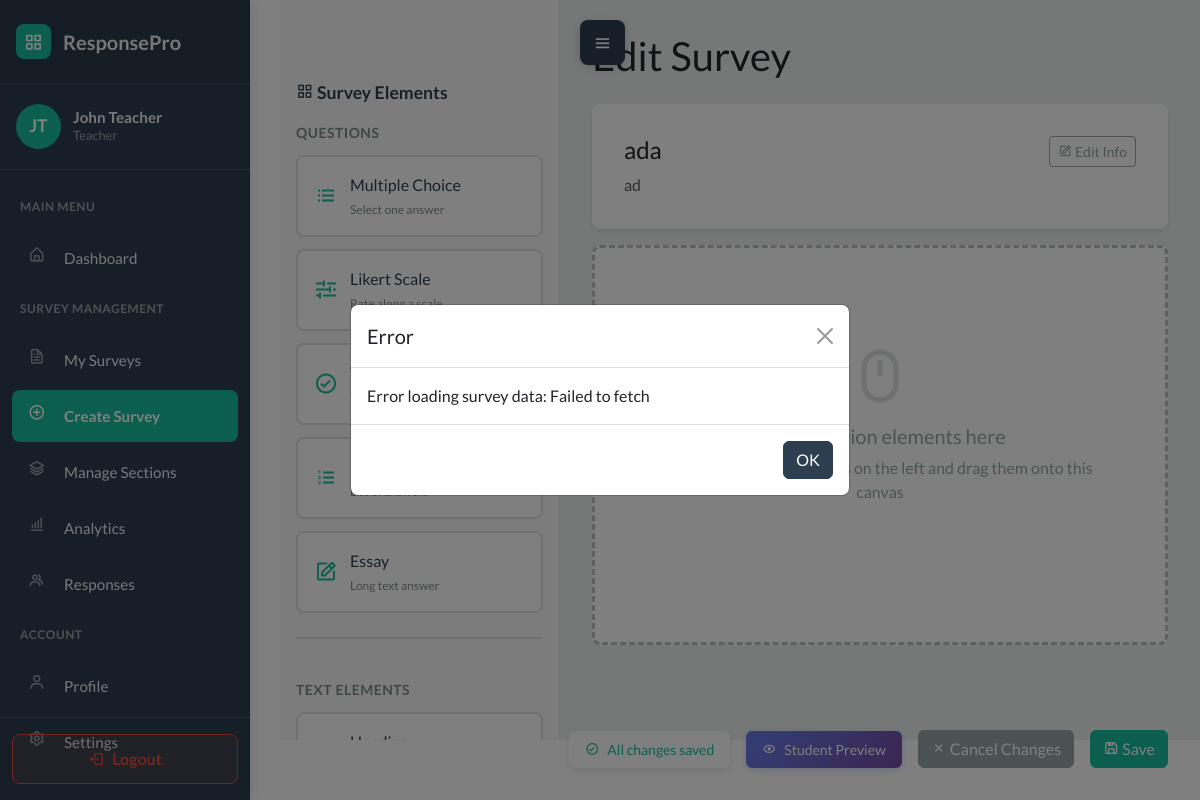
Screenshot of /surveys/11/edit/ (signed in) with the database file from the repository.
### WebSurvey/models.py (models this page shows, shortened)
class User(AbstractUser):
    ROLE_CHOICES = [
        ('student', 'Student'),
        ('teacher', 'Teacher'),
    ]
    role = models.CharField('role', max_length=20, choices=ROLE_CHOICES, default='student')
    section = models.ForeignKey(Section, null=True, blank=True, on_delete=models.SET_NULL, related_name='students')

class Survey(models.Model):
    STATUS_CHOICES = [
        ('draft', 'Draft'),
        ('published', 'Published'),
        ('closed', 'Closed'),
    ]
    title = models.CharField(max_length=255)
    description = models.TextField(blank=True)
    teacher = models.ForeignKey(User, on_delete=models.CASCADE, related_name='surveys')
    sections = models.ManyToManyField(Section, blank=True, related_name='surveys')
    status = models.CharField(max_length=20, choices=STATUS_CHOICES, default='draft')
    total_points = models.IntegerField(default=0)
    time_limit = models.IntegerField(null=True, blank=True, help_text="Time limit in minutes")
    due_date = models.DateTimeField(null=True, blank=True)
    created_at = models.DateTimeField(auto_now_add=True)
    updated_at = models.DateTimeField(auto_now=True)
    class Meta:
        ordering = ['-created_at']

### WebSurvey/views.py (the view)
# urls.py: path('surveys/<int:survey_id>/edit/', views.survey_builder, name='survey_edit'),
@login_required
def survey_builder(request, survey_id=None):
    if request.user.role != 'teacher':
        messages.error(request, 'Only teachers can access this page.')
        return redirect('dashboard')
    auto_close_due_surveys()
    survey = None
    if survey_id:
        survey = get_object_or_404(Survey, id=survey_id, teacher=request.user)
    sections = Section.objects.filter(teacher=request.user)
    context = {
        'survey': survey,
        'sections': sections,
        'user': request.user
    }
    return render(request, 'survey_builder.html', context)

### WebSurvey/services.py (called while the page is built)
def auto_close_due_surveys():
    now = timezone.now()
    overdue_ids = []
    for survey in Survey.objects.filter(status='published', due_date__isnull=False):
        due = survey.due_date
        if due is None:
            continue
        if timezone.is_naive(due):
            due = timezone.make_aware(due, timezone.get_current_timezone())
        if due <= now:
            overdue_ids.append(survey.id)
    if overdue_ids:
        Survey.objects.filter(id__in=overdue_ids).update(status='closed')
    return now

### WebSurvey/templates/survey_builder.html (shortened to what this page needs)
<!DOCTYPE html>
{% load static %}
<html data-bs-theme="light" lang="en">
<head>
    <link rel="stylesheet" href="https://cdn.jsdelivr.net/npm/bootswatch@5.3.6/dist/flatly/bootstrap.min.css">
    <link rel="stylesheet" href="https://cdn.jsdelivr.net/npm/boxicons@latest/css/boxicons.min.css">
    <link rel="stylesheet" href="https://cdnjs.cloudflare.com/ajax/libs/font-awesome/4.7.0/css/font-awesome.min.css">
    <link rel="stylesheet" href="{% static 'css/dashboard-sidebar.css' %}">
    <link rel="stylesheet" href="{% static 'css/bss-overrides.css' %}">
</head>
<body>
    <button class="sidebar-toggle shifted" id="sidebarToggle">
        <i class="bx bx-menu"></i>
    </button>
    <aside class="dashboard-sidebar" id="sidebar">
        <div class="sidebar-header">
            <a href="{% url 'dashboard' %}" class="sidebar-brand">
                <div class="brand-icon">
                    <i class="bx bx-grid-alt" style="color: white;"></i>
                </div>
                <span>ResponsePro</span>
            </a>
        </div>
        <div class="sidebar-user">
            <div class="user-avatar">
                {{ user.first_name.0|upper }}{{ user.last_name.0|upper }}
            </div>
            <div class="user-info">
                <h6>{{ user.first_name }} {{ user.last_name }}</h6>
                <p>{{ user.get_role_display }}</p>
            </div>
        </div>
        <nav class="sidebar-nav">
            <div class="nav-section-title">Main Menu</div>
            <div class="sidebar-nav-item">
                <a href="{% url 'dashboard' %}" class="sidebar-nav-link">
                    <i class="bx bx-home-alt"></i>
                    <span>Dashboard</span>
                </a>
            </div>
            <div class="nav-section-title">Survey Management</div>
            <div class="sidebar-nav-item">
                <a href="{% url 'survey_list' %}" class="sidebar-nav-link">
                    <i class="bx bx-file"></i>
                    <span>My Surveys</span>
                </a>
            </div>
            <div class="sidebar-nav-item">
                <a href="{% url 'survey_create' %}" class="sidebar-nav-link active">
                    <i class="bx bx-plus-circle"></i>
                    <span>Create Survey</span>
                </a>
            </div>
            <div class="sidebar-nav-item">
                <a href="{% url 'section_list' %}" class="sidebar-nav-link">
                    <i class="bx bx-layer"></i>
                    <span>Manage Sections</span>
                </a>
            </div>
            <div class="sidebar-nav-item">
                <a href="{% url 'overall_analytics' %}" class="sidebar-nav-link">
                    <i class="bx bx-bar-chart-alt"></i>
                    <span>Analytics</span>
                </a>
            </div>
            <div class="sidebar-nav-item">
                <a href="{% url 'response_management' %}" class="sidebar-nav-link">
                    <i class="bx bx-group"></i>
                    <span>Responses</span>
                </a>
            </div>
            <div class="nav-section-title">Account</div>
            <div class="sidebar-nav-item">
                <a href="#" class="sidebar-nav-link">
                    <i class="bx bx-user"></i>
                    <span>Profile</span>
                </a>
            </div>
            <div class="sidebar-nav-item">
                <a href="#" class="sidebar-nav-link">
                    <i class="bx bx-cog"></i>
                    <span>Settings</span>
                </a>
            </div>
        </nav>
        <div class="sidebar-logout">
            <a href="{% url 'logout' %}" class="logout-btn">
                <i class="bx bx-log-out"></i>
                <span>Logout</span>
            </a>
        </div>
    </aside>
    <main class="main-content" id="mainContent">
        <div class="element-palette">
            <div class="palette-header">
                <i class="bx bx-grid-alt"></i> Survey Elements
            </div>
            <div class="palette-section-title">Questions</div>
            <div class="element-item" draggable="true" data-type="multiple_choice">
                <i class="bx bx-list-ul"></i>
                <div>
                    <div class="element-label">Multiple Choice</div>
                    <div class="element-desc">Select one answer</div>
                </div>
            </div>
            <div class="element-item" draggable="true" data-type="likert">
                <i class="bx bx-slider"></i>
                <div>
                    <div class="element-label">Likert Scale</div>
                    <div class="element-desc">Rate along a scale</div>
                </div>
            </div>
            <div class="element-item" draggable="true" data-type="true_false">
                <i class="bx bx-check-circle"></i>
                <div>
                    <div class="element-label">True/False</div>
                    <div class="element-desc">Yes or no question</div>
                </div>
            </div>
            <div class="element-item" draggable="true" data-type="enumeration">
                <i class="bx bx-list-ol"></i>
                <div>
                    <div class="element-label">Enumeration</div>
                    <div class="element-desc">List of answers</div>
                </div>
            </div>
            <div class="element-item" draggable="true" data-type="essay">
                <i class="bx bx-edit"></i>
                <div>
                    <div class="element-label">Essay</div>
                    <div class="element-desc">Long text answer</div>
                </div>
            </div>
            <div class="palette-divider"></div>
            <div class="palette-section-title">Text Elements</div>
            <div class="element-item" draggable="true" data-type="heading">
                <div>
                    <div class="element-label">Heading</div>
                </div>
            </div>
        </div>
        <div class="builder-canvas">
            <div class="survey-builder-container">
                <h2 class="mb-4">{% if survey %}Edit Survey{% else %}Create New Survey{% endif %}</h2>
                <div id="questionsBuilder" {% if not survey %}style="display: none;"{% endif %}>
                    <div class="survey-header mb-3">
                        <div class="d-flex justify-content-between align-items-start">
                            <div>
                                <h4 id="surveyTitleDisplay">{% if survey %}{{ survey.title }}{% endif %}</h4>
                                <p class="text-muted mb-0" id="surveyDescDisplay">{% if survey %}{{ survey.description }}{% endif %}</p>
                            </div>
                            <button class="btn btn-sm btn-outline-secondary" onclick="editMetadata()">
                                <i class="bx bx-edit"></i> Edit Info
                            </button>
                        </div>
                    </div>
                    <div class="drop-zone" id="dropZone">
                        <div class="drop-zone-empty" id="dropZoneEmpty">
                            <i class="bx bx-mouse"></i>
                            <h5>Drag question elements here</h5>
                            <p>Choose from the elements on the left and drag them onto this canvas</p>
                        </div>
                    </div>
                </div>
            </div>
        </div>
        <div class="save-actions" id="saveActions" {% if not survey %}style="display: none;"{% endif %}>
            <div class="autosave-status saved" id="autosaveStatus">
                <i class="bx bx-check-circle"></i>
                <span>All changes saved</span>
            </div>
            <button class="btn-preview-toggle" id="previewToggleBtn" onclick="toggleStudentView()">
                <i class="bx bx-show"></i>
                <span>Student Preview</span>
            </button>
            <button class="btn btn-secondary" onclick="cancelChanges()">
                <i class="bx bx-x"></i> Cancel Changes
            </button>
            <button class="btn btn-success" onclick="saveQuestions()">
                <i class="bx bx-save"></i> Save
            </button>
        </div>
    </main>
    <div class="modal fade" id="alertModal" tabindex="-1">
        <div class="modal-dialog modal-dialog-centered">
            <div class="modal-content">
                <div class="modal-header">
                    <h5 class="modal-title" id="alertModalTitle">Notice</h5>
                    <button type="button" class="btn-close" data-bs-dismiss="modal"></button>
                </div>
                <div class="modal-body" id="alertModalBody">
                </div>
                <div class="modal-footer">
                    <button type="button" class="btn btn-primary" data-bs-dismiss="modal">OK</button>
                </div>
            </div>
        </div>
    </div>
</body>
</html>

### WebSurvey/static/css/dashboard-sidebar.css (style rules this page uses)
:root { --sidebar-width: 250px; --sidebar-bg: #2C3E50; --sidebar-hover: #34495E; --sidebar-active: #18BC9C; --sidebar-text: #ecf0f1; --sidebar-icon: #95a5a6; --transition-speed: 0.3s; }
body { font-family: 'Lato', sans-serif; }
.dashboard-sidebar { position: fixed; left: 0; top: 0; width: var(--sidebar-width); height: 100vh; background: var(--sidebar-bg); box-shadow: 2px 0 10px rgba(0, 0, 0, 0.1); transition: transform var(--transition-speed) ease; z-index: 1000; overflow-y: auto; overflow-x: hidden; }
.sidebar-header { padding: 1.5rem 1rem; background: rgba(0, 0, 0, 0.1); border-bottom: 1px solid rgba(255, 255, 255, 0.1); }
.sidebar-brand { display: flex; align-items: center; color: var(--sidebar-text); text-decoration: none; font-size: 1.25rem; font-weight: 700; }
.sidebar-brand .brand-icon { width: 35px; height: 35px; border-radius: 8px; background: var(--sidebar-active); display: flex; align-items: center; justify-content: center; margin-right: 0.75rem; }
.sidebar-user { padding: 1.25rem 1rem; border-bottom: 1px solid rgba(255, 255, 255, 0.1); display: flex; align-items: center; }
.user-avatar { width: 45px; height: 45px; border-radius: 50%; background: var(--sidebar-active); display: flex; align-items: center; justify-content: center; color: white; font-weight: 700; margin-right: 0.75rem; font-size: 1.1rem; }
.user-info h6 { margin: 0; color: var(--sidebar-text); font-size: 0.95rem; font-weight: 700; }
.user-info p { margin: 0; color: var(--sidebar-icon); font-size: 0.8rem; text-transform: capitalize; }
.sidebar-nav { padding: 1rem 0; }
.nav-section-title { padding: 0.75rem 1.25rem; color: var(--sidebar-icon); font-size: 0.75rem; text-transform: uppercase; font-weight: 700; letter-spacing: 0.5px; }
.sidebar-nav-item { margin: 0.25rem 0.75rem; border-radius: 8px; overflow: hidden; }
.sidebar-nav-link { display: flex; align-items: center; padding: 0.875rem 1rem; color: var(--sidebar-text); text-decoration: none; transition: all 0.2s ease; font-size: 0.95rem; }
.sidebar-nav-link.active { background: var(--sidebar-active); color: white; font-weight: 600; }
.sidebar-nav-link i { width: 24px; height: 24px; margin-right: 0.75rem; color: var(--sidebar-icon); transition: color 0.2s ease; font-size: 1.1rem; }
.sidebar-nav-link:hover i, .sidebar-nav-link.active i { color: white; }
.sidebar-logout { position: absolute; bottom: 0; left: 0; right: 0; padding: 1rem 0.75rem; border-top: 1px solid rgba(255, 255, 255, 0.1); }
.logout-btn { width: 100%; padding: 0.75rem; background: rgba(231, 76, 60, 0.1); color: #e74c3c; border: 1px solid #e74c3c; border-radius: 8px; text-decoration: none; display: flex; align-items: center; justify-content: center; transition: all 0.2s ease; font-weight: 600; }
.logout-btn i { margin-right: 0.5rem; }
.sidebar-toggle { position: fixed; top: 20px; left: 20px; z-index: 1001; background: var(--sidebar-bg); color: white; border: none; width: 45px; height: 45px; border-radius: 8px; cursor: pointer; display: flex; align-items: center; justify-content: center; box-shadow: 0 2px 10px rgba(0, 0, 0, 0.2); transition: all var(--transition-speed) ease; }
.sidebar-toggle.shifted { left: calc(var(--sidebar-width) + 20px); }
.sidebar-toggle i { font-size: 1.25rem; }

### WebSurvey/static/css/bss-overrides.css (style rules this page uses)
.mb-0 { margin-bottom: 0!important; }
.mb-3 { margin-bottom: 1rem!important; }
.mb-4 { margin-bottom: 1.5rem!important; }

### rows the page displays
User: first_name.0 "J", last_name.0 "T", first_name "John", last_name "Teacher", role "Teacher"
Survey: title "ada", description "ad"
